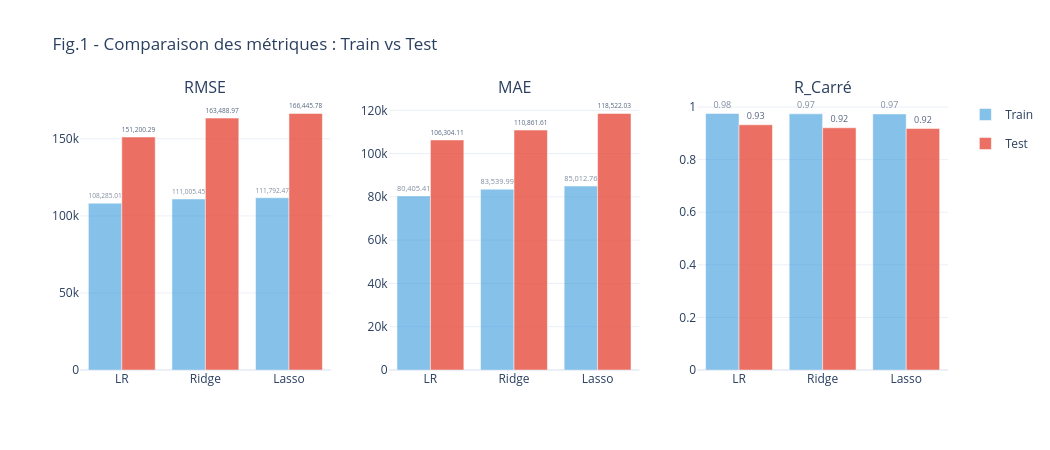

Notebook source saved alongside this figure:
### Code cell
# VISUALISATIONS
model_colors = {'LinearReg': '#3498db', 'Ridge': '#e67e22', 'Lasso': '#27ae60'}

# Fig 1 : Comparaison des métriques (barplot groupé) -
fig1 = make_subplots(rows=1, cols=3, subplot_titles=("RMSE", "MAE", "R_Carré")) 
 
for i, (metric, train_vals, test_vals) in enumerate([
    ("RMSE", [rmse_train_lr, rmse_train_ridge, rmse_train_lasso],
             [rmse_test_lr, rmse_test_ridge, rmse_test_lasso]),
    ("MAE", [mae_train_lr, mae_train_ridge, mae_train_lasso],
            [mae_test_lr, mae_test_ridge, mae_test_lasso]),
    ("R_Carré", [r2_train_lr, r2_train_ridge, r2_train_lasso],
           [r2_test_lr, r2_test_ridge, r2_test_lasso]),
]):
    names = ['LR', 'Ridge', 'Lasso']
    fig1.add_trace(go.Bar(x=names, y=train_vals, name='Train' if i == 0 else None,
                           marker_color='#3498db', opacity=0.6,
                           showlegend=(i == 0), legendgroup='train',
                           text=[f"{v:,.2f}" for v in train_vals],
                           textposition='outside', textfont=dict(size=9)), row=1, col=i+1)
    fig1.add_trace(go.Bar(x=names, y=test_vals, name='Test' if i == 0 else None,
                           marker_color='#e74c3c', opacity=0.8,
                           showlegend=(i == 0), legendgroup='test',
                           text=[f"{v:,.2f}" for v in test_vals],
                           textposition='outside', textfont=dict(size=9)), row=1, col=i+1)
 
fig1.update_layout(title="Fig.1 - Comparaison des métriques : Train vs Test",
                   height=450, width=1050, template='plotly_white', barmode='group')
fig1.write_image(f"{output_images_path}/f1_metrics_comparison.png", scale=2)
fig1.show()

### Figure 1 — Plotly figure (JSON) as saved in the notebook; plotly's stock layout.template omitted (floating-point values rounded to 4 significant figures)
{"data": [{"legendgroup": "train", "marker": {"color": "#3498db"}, "name": "Train", "opacity": 0.6, "showlegend": true, "text": ["108,285.01", "111,005.45", "111,792.47"], "textfont": {"size": 9}, "textposition": "outside", "type": "bar", "x": ["LR", "Ridge", "Lasso"], "xaxis": "x", "y": [108300.0, 111000.0, 111800.0], "yaxis": "y"}, {"legendgroup": "test", "marker": {"color": "#e74c3c"}, "name": "Test", "opacity": 0.8, "showlegend": true, "text": ["151,200.29", "163,488.97", "166,445.78"], "textfont": {"size": 9}, "textposition": "outside", "type": "bar", "x": ["LR", "Ridge", "Lasso"], "xaxis": "x", "y": [151200.0, 163500.0, 166400.0], "yaxis": "y"}, {"legendgroup": "train", "marker": {"color": "#3498db"}, "opacity": 0.6, "showlegend": false, "text": ["80,405.41", "83,539.99", "85,012.76"], "textfont": {"size": 9}, "textposition": "outside", "type": "bar", "x": ["LR", "Ridge", "Lasso"], "xaxis": "x2", "y": [80410.0, 83540.0, 85010.0], "yaxis": "y2"}, {"legendgroup": "test", "marker": {"color": "#e74c3c"}, "opacity": 0.8, "showlegend": false, "text": ["106,304.11", "110,861.61", "118,522.03"], "textfont": {"size": 9}, "textposition": "outside", "type": "bar", "x": ["LR", "Ridge", "Lasso"], "xaxis": "x2", "y": [106300.0, 110900.0, 118500.0], "yaxis": "y2"}, {"legendgroup": "train", "marker": {"color": "#3498db"}, "opacity": 0.6, "showlegend": false, "text": ["0.98", "0.97", "0.97"], "textfont": {"size": 9}, "textposition": "outside", "type": "bar", "x": ["LR", "Ridge", "Lasso"], "xaxis": "x3", "y": [0.9755, 0.9743, 0.9739], "yaxis": "y3"}, {"legendgroup": "test", "marker": {"color": "#e74c3c"}, "opacity": 0.8, "showlegend": false, "text": ["0.93", "0.92", "0.92"], "textfont": {"size": 9}, "textposition": "outside", "type": "bar", "x": ["LR", "Ridge", "Lasso"], "xaxis": "x3", "y": [0.9327, 0.9213, 0.9184], "yaxis": "y3"}], "layout": {"annotations": [{"font": {"size": 16}, "showarrow": false, "text": "RMSE", "x": 0.1444, "xanchor": "center", "xref": "paper", "y": 1, "yanchor": "bottom", "yref": "paper"}, {"font": {"size": 16}, "showarrow": false, "text": "MAE", "x": 0.5, "xanchor": "center", "xref": "paper", "y": 1, "yanchor": "bottom", "yref": "paper"}, {"font": {"size": 16}, "showarrow": false, "text": "R_Carré", "x": 0.8556, "xanchor": "center", "xref": "paper", "y": 1, "yanchor": "bottom", "yref": "paper"}], "barmode": "group", "height": 450, "title": {"text": "Fig.1 - Comparaison des métriques : Train vs Test"}, "width": 1050, "xaxis": {"anchor": "y", "domain": [0, 0.2889]}, "xaxis2": {"anchor": "y2", "domain": [0.3556, 0.6444]}, "xaxis3": {"anchor": "y3", "domain": [0.7111, 1]}, "yaxis": {"anchor": "x", "domain": [0, 1]}, "yaxis2": {"anchor": "x2", "domain": [0, 1]}, "yaxis3": {"anchor": "x3", "domain": [0, 1]}}}
